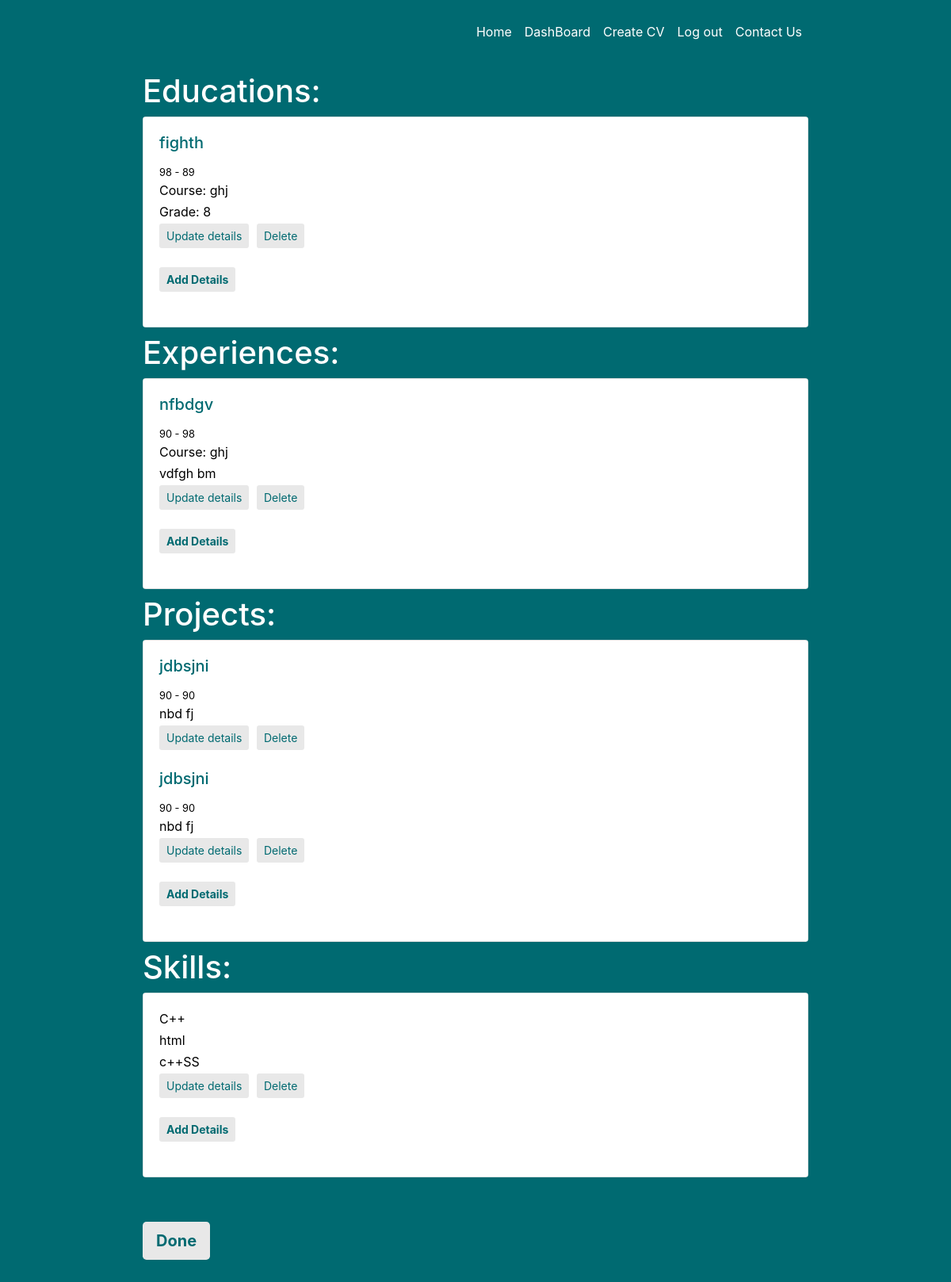
The page /addcv/persondash/56 (signed in) on the database its author committed.
### addcv/models.py (models this page shows, shortened)
class education(models.Model):
    added_by = models.ForeignKey(person,
        null=True, blank=True, on_delete=models.CASCADE)
    institute=models.CharField(max_length=40)
    startingyear=models.IntegerField()
    endingyear=models.IntegerField()
    grade=models.CharField(max_length=4)
    course=models.CharField(max_length=20)

class experience(models.Model):
    added_by = models.ForeignKey(person,
        null=True, blank=True, on_delete=models.CASCADE)
    company=models.CharField(max_length=40)
    startingyear=models.IntegerField()
    endingyear=models.IntegerField()
    post=models.CharField(max_length=20)
    details=models.TextField(max_length=200)

class projects(models.Model):
    added_by = models.ForeignKey(person,
        null=True, blank=True, on_delete=models.CASCADE)
    topic=models.CharField(max_length=40)
    startingyear=models.IntegerField()
    endingyear=models.IntegerField()
    details=models.TextField(max_length=200)

class skill(models.Model):
    added_by = models.ForeignKey(person,
        null=True, blank=True, on_delete=models.CASCADE)
    skill1=models.CharField(max_length=40,blank=True)
    skill2 = models.CharField(max_length=40, blank=True)
    skill3=models.CharField(max_length=40,blank=True)

### addcv/views.py (the view)
# urls.py: path('persondash/<int:person_id>', views.personaldash, name='persondash'),
def personaldash(request,person_id):
    current_user = request.user
    current_person = person.objects.get(added_by=current_user,id=person_id)
    print(current_person)
    cont = education.objects.filter(added_by=current_person)
    context = experience.objects.filter(added_by=current_person)
    pro = projects.objects.filter(added_by=current_person)
    ski = skill.objects.filter(added_by=current_person)
    return render(request, 'addcv/persondashboard.html', {'contents': cont, 'experiences': context,
    'projects':pro,'person_id':person_id,'skills':ski})

### addcv/models.py (called while the page is built)
    def __str__(self):
        return self.firstname

### addcv/templates/addcv/persondashboard.html
{% extends 'seavs/base.html' %}
{% load crispy_forms_tags %}
{% block content %}
<div class="container-fluid">
  <h1 style="color:#fff">Educations: </h1>
<div class="card mb-2" >
  <div class="card-body" style="background-color:#fff">
    {% for content in contents %}
    <h5 class="card-title">{{content.institute}}</h5>
    <small class="card-text"> {{content.startingyear}} - {{content.endingyear}} </small>
    <p class="card-text">Course: {{content.course}}</p>
    <p class="card-text">Grade: {{content.grade}}</p>
    <a href="{% url 'updateeducation' person_id content.id %}" class="btn btn-sm dashboardbutton">Update details</a>
    <a href="{% url 'deleteeducation' person_id content.id %}" class="btn btn-sm dashboardbutton">Delete</a><br><br>
    {% endfor %}
    <a href="{% url 'ed' person_id %}" class="btn btn-sm dashboardbutton"><strong>Add Details</strong></a><br><br>
  </div>
</div>
  <h1 style="color:#fff">Experiences: </h1>
<div class="card mb-2" >
  <div class="card-body" style="background-color:#fff">
    {% for exp in experiences %}
    <h5 class="card-title">{{exp.company}}</h5>
    <small class="card-text"> {{exp.startingyear}} - {{exp.endingyear}} </small>
    <p class="card-text">Course: {{exp.post}}</p>
    <p class="card-text">{{exp.details}}</p>
    <a href="{% url 'updateexperience' person_id exp.id %}" class="btn btn-sm dashboardbutton">Update details</a>
    <a href="{% url 'deleteexperience' person_id exp.id %}" class="btn btn-sm dashboardbutton">Delete</a><br><br>
    {% endfor %}
    <a href="{% url 'ex' person_id %}" class="btn btn-sm dashboardbutton"><strong>Add Details</strong></a><br><br>
  </div>
</div>
  <h1 style="color:#fff">Projects: </h1>
<div class="card mb-2" >
  <div class="card-body" style="background-color:#fff">
    {% for pro in projects %}
    <h5 class="card-title">{{pro.topic}}</h5>
    <small class="card-text"> {{pro.startingyear}} - {{pro.endingyear}} </small>
    <p class="card-text">{{pro.details}}</p>
    <a href="{% url 'updateproject' person_id pro.id %}" class="btn btn-sm dashboardbutton">Update details</a>
    <a href="{% url 'deleteproject' person_id pro.id %}" class="btn btn-sm dashboardbutton">Delete</a><br><br>
    {% endfor %}
    <a href="{% url 'project' person_id %}" class="btn btn-sm dashboardbutton"><strong>Add Details</strong></a><br><br>
  </div>
</div>
  <h1 style="color:#fff">Skills: </h1>
<div class="card mb-2" >
  <div class="card-body" style="background-color:#fff">
    {% for skill in skills %}
    <p class="card-text">{{skill.skill1}}</p>
    <p class="card-text"> {{skill.skill2}} </p>
    <p class="card-text">{{skill.skill3}}</p>
    <a href="{% url 'updateskill' person_id skill.id %}" class="btn btn-sm dashboardbutton">Update details</a>
    <a href="{% url 'deleteskill' person_id skill.id %}" class="btn btn-sm dashboardbutton">Delete</a><br><br>
    {% endfor %}
  <a href="{% url 'skill' person_id %}" class="btn btn-sm dashboardbutton"><strong>Add Details</strong></a><br><br>
    </div>
</div>
<a href="{% url 'dashboard' %}" class="btn btn-lg dashboardbutton mt-5"><strong>Done</strong></a><br><br>
</div>
{% endblock content %}

### seavs/static/seavs/main.css (style rules this page uses)
body { background-color: #006a71; margin-bottom: 20px; }
p { color: #e8e8e8; margin-bottom: 25px; }
h5 { color: #006a71; }
.container-fluid { padding: 1.5% 15%; align-content: left; }
.card-body { background-color: #e8e8e8; }
.dashboardbutton { align-items: center; background-color: #e8e8e8; color: #006a71; opacity: 1; margin-right: 5px; }
.card-text { color: #000; margin-bottom: 3px; }

### rows shown on the page
education: institute "fighth", startingyear "98", endingyear "89", course "ghj", grade "8"
experience: company "nfbdgv", startingyear "90", endingyear "98", post "ghj", details "vdfgh bm"
projects: topic "jdbsjni", startingyear "90", endingyear "90", details "nbd fj"
projects: topic "jdbsjni", startingyear "90", endingyear "90", details "nbd fj"
skill: skill1 "C++", skill2 "html", skill3 "c++SS"
